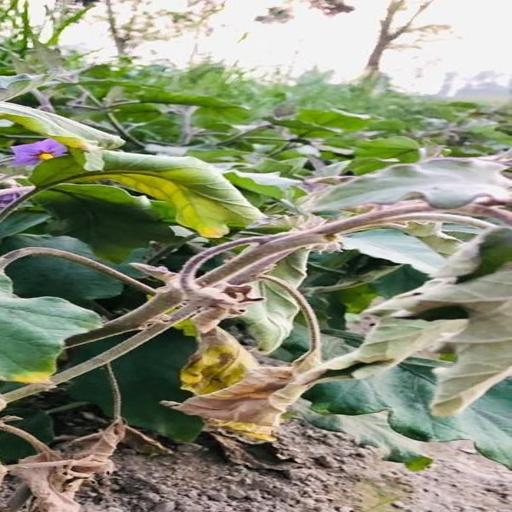
#> input picture data/test/Wilt Disease/Wilt Disease (113).jpg, 512 x 512 px, given as the content of the folder Augmented Images (Version 02)/Augmented Images (Version 02)/, which was not available
$ jupyter execute --allow-errors eggplant-disease-swin.ipynb   (shell and % lines are left out)   (text cells are left out)
#> lines starting #> are read from the running program, lines starting #| are printed output that depends on the picture; pictures that were not available may be replaced by others from this repository, and a replacement may not be noted
[cell 1]
import os
import sys
import cv2
import numpy as np
import matplotlib.pyplot as plt
from textwrap import wrap

import tensorflow as tf
from tensorflow import keras
from tensorflow.keras import datasets, layers, models
from tensorflow.keras.applications import EfficientNetB0, DenseNet121
from tensorflow.keras.applications.densenet import DenseNet121
from tensorflow.keras.applications.vgg16 import VGG16

from sklearn.preprocessing import OneHotEncoder
from sklearn.model_selection import train_test_split

import os

[cell 2]
DATASET_DIR = '../input/eggplant-disease-recognition-dataset/Eggplant Disease Recognition Dataset/Augmented Images (Version 02)/Augmented Images (Version 02)/'
ALL_IMAGES = []
EQU_IMAGES = []
LABELS = []

[cell 3]
IMG_HEIGHT = 224
IMG_WIDTH = 224
IMG_COLOR = 3

[cell 4]
classes = os.listdir(DATASET_DIR)
classes_reshape = np.array(classes).reshape(-1, 1)

[cell 5]
classes_nums = [indx for indx, val in enumerate(classes_reshape)]
classes_nums

[cell 6]
def data_preparation(path_, classes_):
    images = []
    labels = []
    i=0
    for class_ in classes_:
        print(class_)
        print(i)
        for filename in os.listdir(path_+class_):
            path = path_+class_+'/'+filename
            img = cv2.imread(path)
#> img is the input picture: shape (512, 512, 3); mean B, G, R 120.5, 144.3, 140
            img = cv2.resize(img, (IMG_HEIGHT, IMG_WIDTH))
#> img: shape (224, 224, 3)
            images.append(img)
            labels.append(i)
        i+=1
    images = np.array(images)
    labels = np.array(labels)
    return images, labels

[cell 7]
def image_equalization(images_):
    result = []
    for image in images_:
        R, G, B = cv2.split(image)
        output1_R = cv2.equalizeHist(R)
        output1_G = cv2.equalizeHist(G)
        output1_B = cv2.equalizeHist(B)
        equ = cv2.merge((output1_R, output1_G, output1_B))
        result.append(equ)
    result = np.array(result)
    return result

[cell 8]
def plot_two_images(img1, img2):
    fig = plt.figure()
    ax1 = fig.add_subplot(1,2,1)
    ax1.imshow(img1)
    ax2 = fig.add_subplot(1,2,2)
    ax2.imshow(img2)
    plt.show()

[cell 9]
def show_images(images, predicted_classes, actual_classes, test_nums):
    rows = int(np.ceil(np.sqrt(len(test_nums))))
    cols = int(np.ceil(len(test_nums) / rows))
    f, axes = plt.subplots(rows, cols, figsize=(20, 6))
    k = 0
    axes = axes.ravel()
    for image in range(0, len(test_nums)):
        f.tight_layout()
        f.subplots_adjust(top=0.92)
        axe = axes[k]
        test_num = test_nums[k]
        predicted_class = get_class(predicted_classes[test_num])
        actual_class = get_class(np.argmax(actual_classes[test_num]))
        title = "\n".join(wrap('Actual Class: ' + str(actual_class)+',   Predicted Class: ' + str(predicted_class)))
        axe.set_title(title)
        axe.axis('off')
        axe.imshow(images[test_num], cmap='gray')
        k+=1
    plt.show()

[cell 10]
def plot_sample(X, y, index):
    plt.figure(figsize = (15,2))
    plt.imshow(X[index])

[cell 11]
ALL_IMAGES, LABELS = data_preparation(DATASET_DIR, classes)
#> LABELS = [0]
EQU_IMAGES = image_equalization(ALL_IMAGES)
#> the loop in image_equalization, `for image in images_:` made 1 pass
#> pass 1, in image_equalization, `R, G, B = cv2.split(image)`:
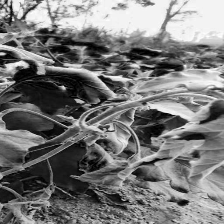
#> R: shape (224, 224); min 0, max 255, mean 120.3
#> pass 1, in image_equalization, `R, G, B = cv2.split(image)`:
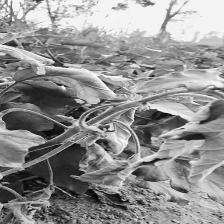
#> G: shape (224, 224); min 2, max 255, mean 144.2
#> pass 1, in image_equalization, `R, G, B = cv2.split(image)`:
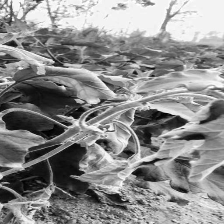
#> B: shape (224, 224); min 0, max 255, mean 139.9
#> after the loop in image_equalization, `for image in images_:`: result = 1 item
print('Number of images: ', len(ALL_IMAGES))
#| Number of images:  1
print('Nubmer of labels: ', len(LABELS))
#| Nubmer of labels:  1

[cell 12]
import os
import matplotlib.pyplot as plt

# Set the path for the directory where you want to save the images
IMAGES_PATH = "/kaggle/working/"

# Define a function to save the figures
def save_fig(fig_id, tight_layout=True, fig_extension="png", resolution=600):
    path = os.path.join(IMAGES_PATH, fig_id + "." + fig_extension)
    print("Saving figure", fig_id)
    if tight_layout:
        plt.tight_layout()
    plt.savefig(path, format=fig_extension, dpi=resolution)

[cell 13]
save_fig("Eggplant_Image Processing")
plot_two_images(ALL_IMAGES[0], EQU_IMAGES[0])
#> in plot_two_images, `plt.show()`:
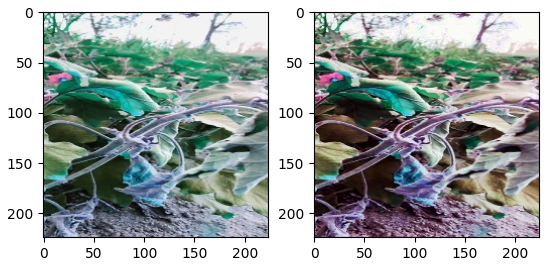
#> figure drawn by matplotlib, 2 panels

[cell 14]
# IGNORE
from sklearn.preprocessing import OneHotEncoder
from sklearn.preprocessing import LabelEncoder

def hot_encoder(labels):
    label_encoder = LabelEncoder()
    integer_encoded = label_encoder.fit_transform(labels)

    onehot_encoder = OneHotEncoder(sparse=False)
    integer_encoded = integer_encoded.reshape(len(integer_encoded), 1)
    onehot_encoded = onehot_encoder.fit_transform(integer_encoded)
    return onehot_encoded

[cell 15]
from tensorflow.keras.utils import to_categorical
from sklearn.preprocessing import LabelEncoder

def hot_encoder(labels):
    label_encoder = LabelEncoder()
    integer_encoded = label_encoder.fit_transform(labels)
    onehot_encoded = to_categorical(integer_encoded)
    return onehot_encoded

#> (a cell that did not finish here is left out)

#> in hot_encoder, `integer_encoded = label_encoder.fit_transform(labels)`: integer_encoded = [0]
X, y = EQU_IMAGES, onehot_encoded

#> (a cell that did not finish here is left out)

[cell 18]
from sklearn.model_selection import train_test_split

# Split data into train and test sets
#> (the rest of this cell did not finish here and is left out)

[cell 19]
def get_class(y):
    _class = ''
    if y == 0: _class = 'Wilt Disease'
    if y == 1: _class = 'Small Leaf Disease'
    if y == 2: _class = 'Healthy Leaf'
    if y == 3: _class = 'Insect Pest Disease'
    if y == 4: _class = 'Mosaic Virus Disease'
    if y == 5: _class = 'Leaf Spot Disease'
    if y == 6: _class = 'White Mold Disease'
    return _class

[cell 20]
import numpy as np
import matplotlib.pyplot as plt


# Define a more complex CNN model with dropout regularization
#> (the rest of this cell did not finish here and is left out)

[cell 21]
#CODE FOR Validation Loss

import numpy as np
import matplotlib.pyplot as plt

# ... Rest of your code ...

# Define a more complex CNN model with dropout regularization
#> (the rest of this cell did not finish here and is left out)

#> (a cell that did not finish here is left out)

#> (a cell that did not finish here is left out)

[cell 24]
from sklearn.metrics import classification_report
#> (the rest of this cell did not finish here and is left out)

#> (a cell that did not finish here is left out)

#> (a cell that did not finish here is left out)

[cell 27]
import numpy as np
from sklearn.metrics import confusion_matrix, ConfusionMatrixDisplay

# Evaluate the model on the test set and get predictions
#> (the rest of this cell did not finish here and is left out)

[cell 28]
save_fig("Result_CNN")

$ run again, on data/test/Wilt Disease/Wilt Disease (144).jpg
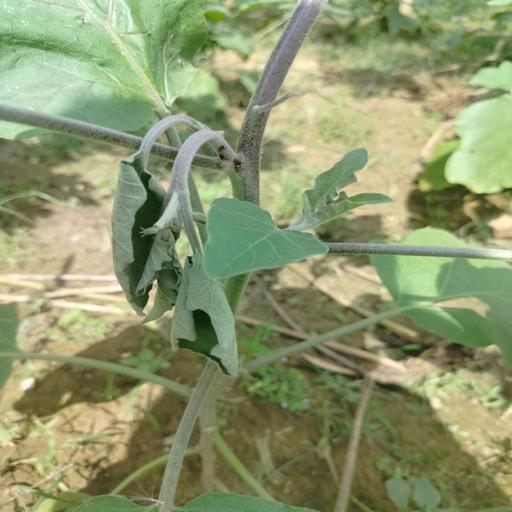
#> input picture data/test/Wilt Disease/Wilt Disease (144).jpg, 512 x 512 px, given as the content of the folder Augmented Images (Version 02)/Augmented Images (Version 02)/, which was not available
#> in data_preparation, img is the input picture: shape (512, 512, 3); mean B, G, R 109.4, 150.4, 141
#> img: shape (224, 224, 3)
#> LABELS = [0]
#> the loop in image_equalization, `for image in images_:` made 1 pass
#> pass 1, in image_equalization, `output1_R = cv2.equalizeHist(R)`:
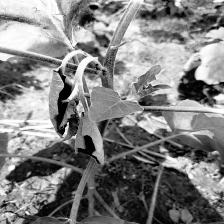
#> output1_R: shape (224, 224); min 0, max 255, mean 128.3
#> after the loop in image_equalization, `for image in images_:`: result = 1 item
#| Number of images:  1
#| Nubmer of labels:  1
#> in plot_two_images, `plt.show()`:
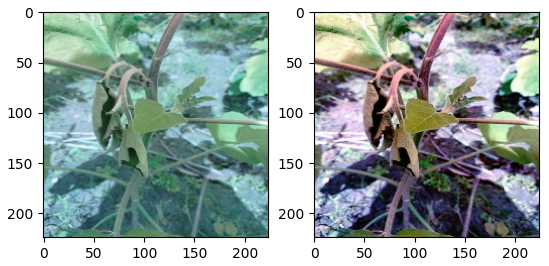
#> figure drawn by matplotlib, 2 panels
#> integer_encoded = [0]

$ run again, on data/test/Wilt Disease/Wilt Disease (17).jpg
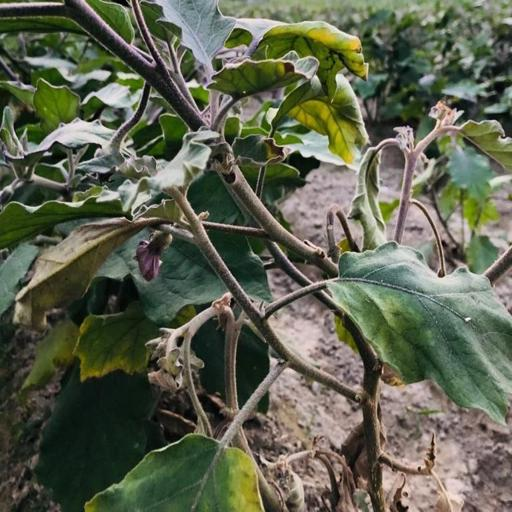
#> input picture data/test/Wilt Disease/Wilt Disease (17).jpg, 512 x 512 px, given as the content of the folder Augmented Images (Version 02)/Augmented Images (Version 02)/, which was not available
#> in data_preparation, img is the input picture: shape (512, 512, 3); mean B, G, R 79.3, 98.3, 93.7
#> img: shape (224, 224, 3)
#> LABELS = [0]
#> the loop in image_equalization, `for image in images_:` made 1 pass
#> pass 1, in image_equalization, `output1_R = cv2.equalizeHist(R)`:
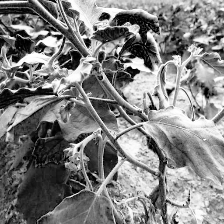
#> output1_R: shape (224, 224); min 0, max 255, mean 127.9
#> after the loop in image_equalization, `for image in images_:`: result = 1 item
#| Number of images:  1
#| Nubmer of labels:  1
#> in plot_two_images, `plt.show()`:
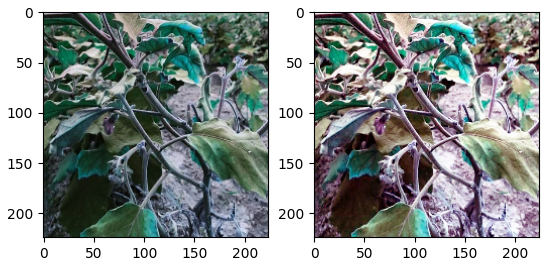
#> figure drawn by matplotlib, 2 panels
#> integer_encoded = [0]

$ run again, on data/test/Wilt Disease/Wilt Disease (175).jpg
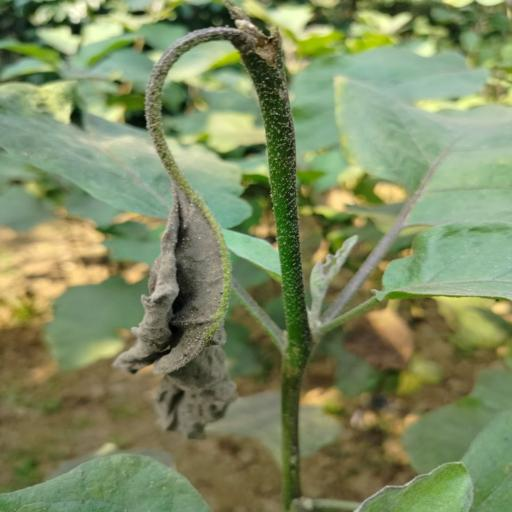
#> input picture data/test/Wilt Disease/Wilt Disease (175).jpg, 512 x 512 px, given as the content of the folder Augmented Images (Version 02)/Augmented Images (Version 02)/, which was not available
#> in data_preparation, img is the input picture: shape (512, 512, 3); mean B, G, R 97.4, 138.8, 126.8
#> img: shape (224, 224, 3)
#> LABELS = [0]
#> the loop in image_equalization, `for image in images_:` made 1 pass
#> pass 1, in image_equalization, `output1_R = cv2.equalizeHist(R)`:
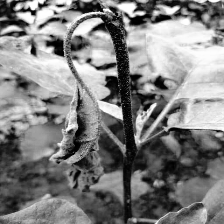
#> output1_R: shape (224, 224); min 0, max 255, mean 128.1
#> after the loop in image_equalization, `for image in images_:`: result = 1 item
#| Number of images:  1
#| Nubmer of labels:  1
#> in plot_two_images, `plt.show()`:
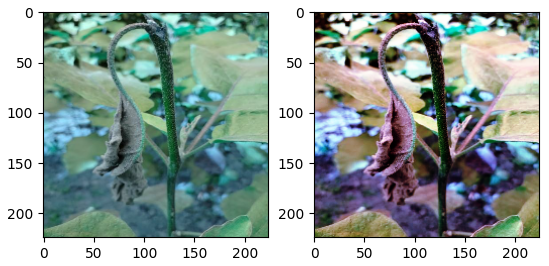
#> figure drawn by matplotlib, 2 panels
#> integer_encoded = [0]
